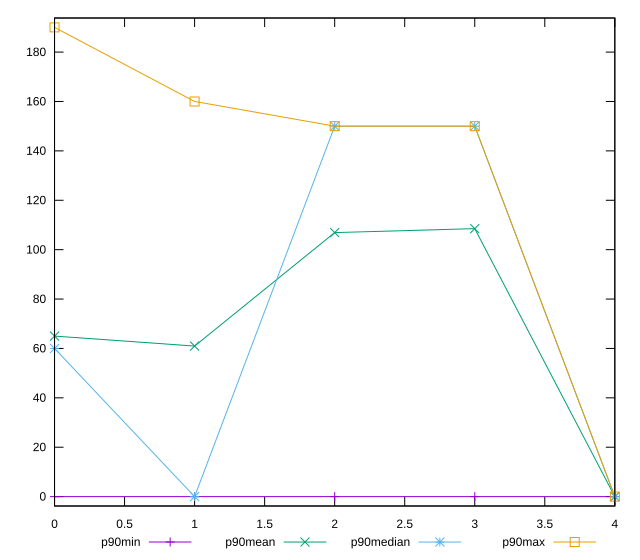

Source code (gnuplot):
reset

$p90Min <<EOF
0 0
1 0
2 0
3 0
4 0
EOF

$p90Mean <<EOF
0 65
1 60.95744680851064
2 106.91489361702128
3 108.51063829787235
4 0
EOF

$p90Median <<EOF
0 60
1 0
2 150
3 150
4 0
EOF

$p90Max <<EOF
0 190
1 160
2 150
3 150
4 0
EOF

set key outside below
set xrange [0:4]
set yrange [-3.8000000000000003:193.8]
set trange [-3.8000000000000003:193.8]
set terminal svg size 640, 560 enhanced background rgb 'white'
set output "report_00018_2021-02-10T15-25-16.877Z/unused-css-rules/progression/value.svg"

plot $p90Min title "p90min" with linespoints, \
     $p90Mean title "p90mean" with linespoints, \
     $p90Median title "p90median" with linespoints, \
     $p90Max title "p90max" with linespoints

reset
